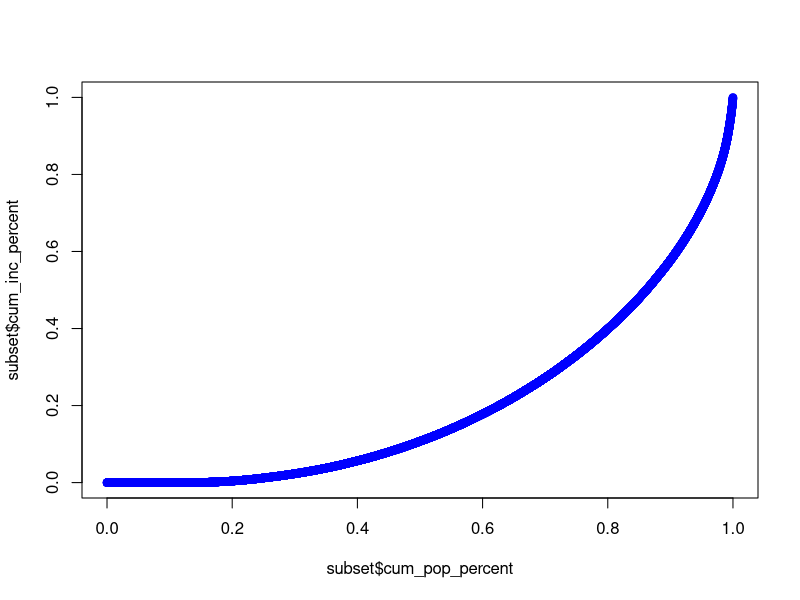
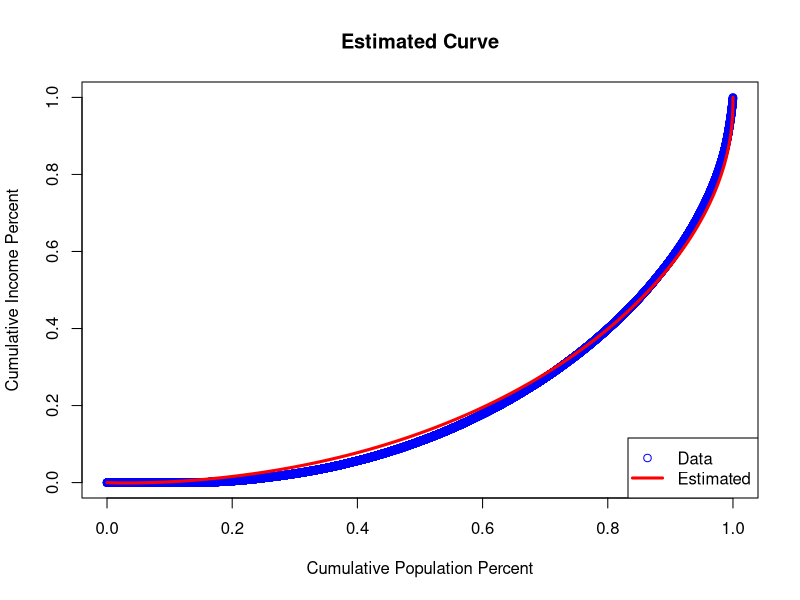

The R script that drew these images, in order:
## ---- chunk 1

library("haven")
library("ggplot2")
library("dplyr")

data <- read_dta("sample_data.dta")

# these were just useful for me because the data set I had was way too big. 
#data <- data[sample(nrow(data), size = .15 * nrow(data)), ]

#file_path <- "/Users/rowanmorkner/Documents/school/gitHubRepo/lorenzeCurve/sample_data.dta"
#write_dta(data, file_path)



data <- data %>% filter(inctot <= 9999998)
 
#order the data from least to greatest
data <- data[order(data$inctot), ]

#create a variable for the row numbe 
data$observation_number <- 1:nrow(data)

#find the sum of total income so we can claculate the percentage of the total each person earns

subset <- subset(data, inctot >= 0)

total_inc <- sum(subset$inctot)

## ---- chunk 2

#create a new variable to store the percentage contribution of each observation
subset$inc_percent <- (subset$inctot / total_inc)

#make a variable to hold the cumulative percentage 
subset$cum_inc_percent <- cumsum(subset$inc_percent)

#make a variable that stores the percentage of the total sample each observation makes up:e 1/N where
subset$pop_percent <- (1/nrow(subset))

subset$cum_pop_percent <- cumsum(subset$pop_percent)

#plot the chart
plot(subset$cum_pop_percent, subset$cum_inc_percent, type = "b", col = "blue")

# Add grid lines



## ---- chunk 3

lorenz_model<- nls(cum_inc_percent ~ cum_pop_percent - (a * cum_pop_percent^a * (1 -
                                                                               cum_pop_percent)^beta), 
                        data  = subset,
                        start = list(a = 0.5, beta = 0.5),  # Starting values for parameters
                        lower = c(a = 0, beta = 0),  # Lower bounds to ensure positivity
                        upper = c(a = 10, beta = 10), # Upper bounds
                        algorithm = "port")  # Port algorithm for bounded fitting

subset$fitted_values_new <- predict(lorenz_model)

print(lorenz_model)

## ---- chunk 4

# Plot the actual subset vs. the fitted curve
plot(subset$cum_pop_percent, subset$cum_inc_percent, type = "p", col = "blue", main = "Estimated Curve", xlab = "Cumulative Population Percent", ylab = "Cumulative Income Percent")
lines(subset$cum_pop_percent, subset$fitted_values_new, col = "red", lwd =3)
legend("bottomright", legend = c("Data", "Estimated"), 
       col = c("blue", "red"), 
       lty = c(NA, 1),   # No line for points, solid line for the estimated curve
       pch = c(1, NA),   # Points for data, no points for the estimated curve
       lwd = c(NA, 3))   # Line width for the estimated curve

## ---- chunk 5
# Define the fitted Lorenz curve function based on the estimated parameters a and beta
lorenz_function <- function(x, a, beta) {
  x - a * x^a * (1 - x)^beta
}

# Get the estimated parameters from your model
a_estimate <- coef(lorenz_model)["a"]
beta_estimate <- coef(lorenz_model)["beta"]

# Define the function to integrate
gini_integrand <- function(x) {
  x - lorenz_function(x, a_estimate, beta_estimate)
}

# Numerically integrate the function from 0 to 1
gini_result <- integrate(gini_integrand, lower = 0, upper = 1)

# Calculate the Gini coefficient
Gini_coefficient <- 1 - 2 * gini_result$value

# Print the Gini coefficient
print(Gini_coefficient)


